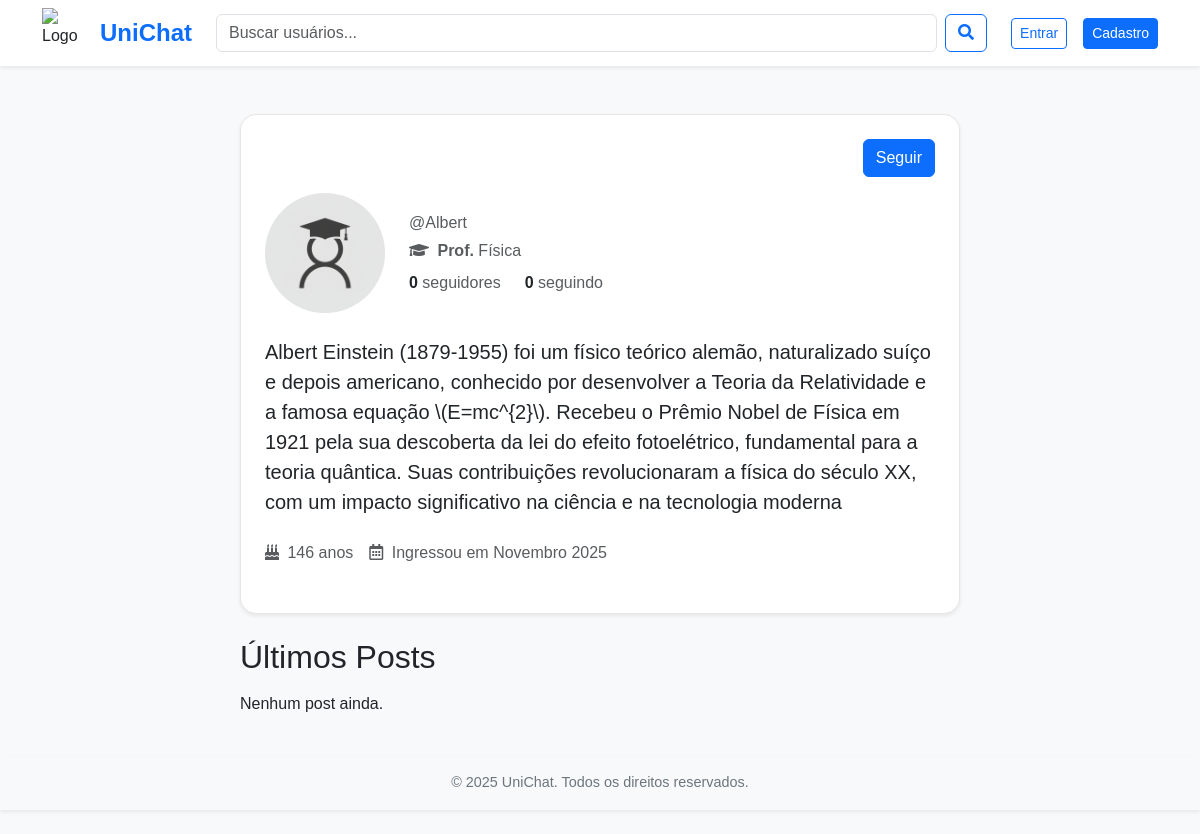
Page /profile/Albert/ on the committed database.
### users/models.py (models this page shows, shortened)
class Course(models.Model):
    name = models.CharField(max_length=100)

class Profile(models.Model):
    user = models.OneToOneField('auth.User', on_delete=models.CASCADE)
    bio = models.TextField(blank=True)
    avatar = models.ImageField(upload_to='avatars/', blank=True, null=True)
    date_of_birth = models.DateField(null=True, blank=True)
    location = models.CharField(max_length=100, blank=True)
    website = models.URLField(max_length=200, blank=True)
    course = models.ManyToManyField(Course, related_name='students', blank=True)
    following = models.ManyToManyField(User, related_name='followers', symmetrical=False, blank=True)
    is_teacher = models.BooleanField(default=False)

### users/views.py (the view)
# urls.py: path('profile/<str:username>/', views.profile_view, name='profile'),
def profile_view(request, username=None):
    if username is None:
        return redirect('profile', username=request.user.username)
    target_user = get_object_or_404(User, username=username)
    try:
        target_profile = target_user.profile
    except Profile.DoesNotExist:
        target_profile = Profile.objects.create(user=target_user)
    is_following = False
    if request.user.is_authenticated:
        if request.user != target_user:
            is_following = request.user.profile.following.filter(id=target_user.id).exists()
    followers_count = target_user.followers.count()
    following_count = target_profile.following.count()
    age = None
    if target_profile.date_of_birth:
        today = date.today()
        birth_date = target_profile.date_of_birth
        age = today.year - birth_date.year - ((today.month, today.day) < (birth_date.month, birth_date.day))
    posts = Post.objects.filter(
        author=target_user
    ).select_related(
        'author__profile'
    ).prefetch_related(
        'comments__author__profile',
        'comments__replies__author__profile'
    ).order_by('-created_at')
    context = {
        'target_user': target_user,
        'target_profile': target_profile,
        'is_following': is_following,
        'age': age,
        'followers_count': followers_count,
        'following_count': following_count,
        'posts': posts,
    }
    return render(request, 'users/profile.html', context)

### users/templates/users/profile.html (shortened to what this page needs)
{% extends "base.html" %}
{% load static %}
{% block extra_head %}
    <link rel="stylesheet" href="{% static 'users/css/profile.css' %}">
    <link rel="stylesheet" href="https://cdnjs.cloudflare.com/ajax/libs/font-awesome/5.15.4/css/all.min.css">
{% endblock %}
{% block content %}
<div class="container mt-4">
    <div class="row">
        <div class="col-md-8 offset-md-2">
            <div class="card shadow-sm p-4 mb-4">
                <div class="d-flex justify-content-end mb-3">
                    {% if request.user == target_user %}
                        <a href="{% url 'profile_update' %}" class="btn btn-primary">
                            <i class="fas fa-pencil-alt"></i> Editar perfil
                        </a>
                    {% else %}
                        <a href="{% url 'follow_user' username=target_user.username %}" class="btn btn-primary">
                            {% if is_following %}
                                Deixar de Seguir
                            {% else %}
                                Seguir
                            {% endif %}
                        </a>
                    {% endif %}
                </div>
                <div class="d-flex align-items-center mb-4">
                    <div class="me-4">
                        {% if target_profile.avatar %}
                            <img src="{{ target_profile.avatar.url }}" alt="Profile Avatar" class="rounded-circle" style="width: 120px; height: 120px; object-fit: cover;">
                        {% else %}
                            <img src="{% static 'img/default_profile.png' %}" alt="Default Profile" class="rounded-circle" style="width: 120px; height: 120px; object-fit: cover;">
                        {% endif %}
                    </div>
                    <div>
                        <p class="text-muted mb-1">@{{ target_user.username }}</p>
                        <div class="d-flex flex-column">
                            {% if target_profile and target_profile.course.exists %}
                                <p class="text-muted mb-0"><i class="fas fa-graduation-cap me-1"></i>
                                    {% if target_profile.is_teacher %}
                                        <span class="fw-bold">Prof.</span>
                                    {% endif %}
                                    {% for course in target_profile.course.all %}
                                        {{ course.name }}{% if not forloop.last %}, {% endif %}
                                    {% endfor %}
                                </p>
                            {% endif %}
                            <div class="d-flex mt-2">
                                <a href="#" class="me-4 text-decoration-none text-dark" data-bs-toggle="modal" data-bs-target="#followModal" data-list-type="followers">
                                    <span class="fw-bold">{{ followers_count }}</span>
                                    <span class="text-muted">seguidores</span>
                                </a>
                                <a href="#" class="text-decoration-none text-dark" data-bs-toggle="modal" data-bs-target="#followModal" data-list-type="following">
                                    <span class="fw-bold">{{ following_count }}</span>
                                    <span class="text-muted">seguindo</span>
                                </a>
                            </div>
                        </div>
                    </div>
                </div>
                <p class="lead mb-4">{{ target_profile.bio|default:"Nenhuma bio adicionada ainda." }}</p>
                <ul class="list-unstyled d-flex flex-wrap text-muted">
                    {% if age is not None %}
                    <li class="me-3 mb-2">
                        <i class="fas fa-birthday-cake me-1"></i> {{ age }} anos
                    </li>
                    {% endif %}
                    <li class="me-3 mb-2">
                        <i class="far fa-calendar-alt me-1"></i> Ingressou em {{ target_user.date_joined|date:"F Y" }}
                    </li>
                </ul>
            </div>
            <div class="posts-section mt-4">
                <h2 class="mb-3">Últimos Posts</h2>
                {% for post in posts %}
                    {% include "posts/post_card.html" %}
                {% empty %}
                    <p>Nenhum post ainda.</p>
                {% endfor %}
            </div>
            </div>
    </div>
</div>
{% endblock %}

### core/static/chat.css (style rules this page uses)
:root { --cor-primaria: #0a4ebd; --cor-primaria-hover: #083d9b; --cor-fundo: #f0f2f5; --cor-fundo-form: #ffffff; --cor-fundo-ponto: rgba(0, 0, 0, 0.08); }

### core/static/base.css (style rules this page uses)
body { background-color: #f8f9fa; font-family: 'Arial', sans-serif; color: #212529; }
.btn-primary { background-color: #0d6efd; border-color: #0d6efd; transition: background-color 0.3s ease; }
.card { border-radius: 16px; background: #ffffff; border: 1px solid #e6e6e6; padding: 1.5rem; }

### rows in the picture
Course: name "Física"
Profile: bio "Albert Einstein (1879-1955) foi um físico teórico alemão, naturalizado suíço e depois americano, conhecido por desenvolver a Teoria da Relatividade e a famosa equação \\(E=mc^{2}\\). Recebeu o Prêmio Nobel de Física em 1921 pela sua descoberta da lei do efeito fotoelétrico, fundamental para a teoria quântica. Suas contribuições revolucionaram a física do século XX, com um impacto significativo na ciência e na tecnologia moderna"

### other values in the picture
{{ target_user.username }} "Albert"
{{ followers_count }} "0"
{{ following_count }} "0"
{{ age }} "146"
{{ target_user.date_joined|date:"F Y" }} "Novembro 2025"
